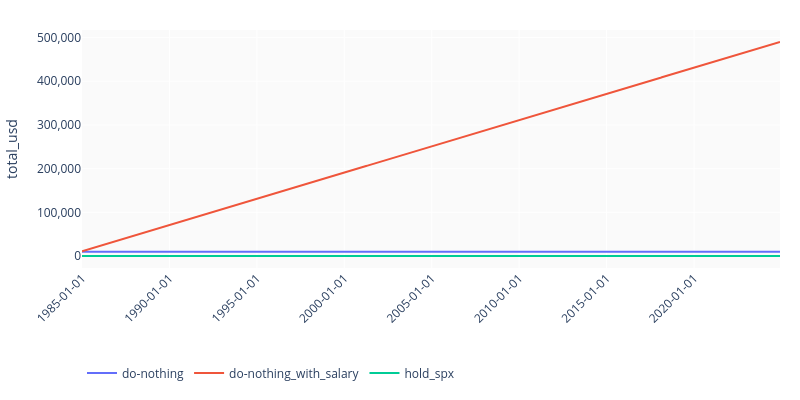
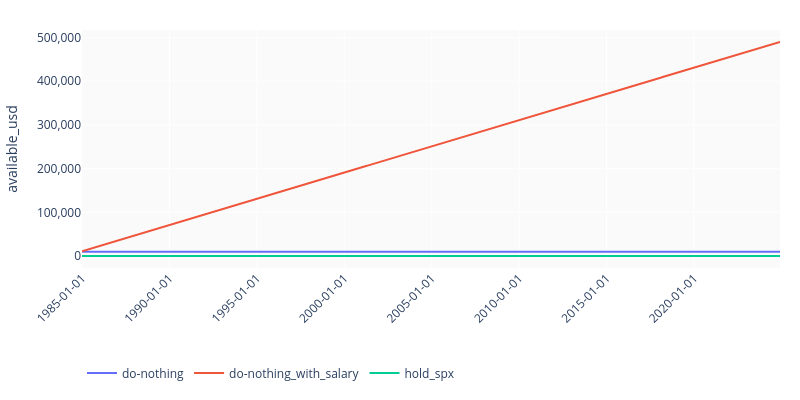
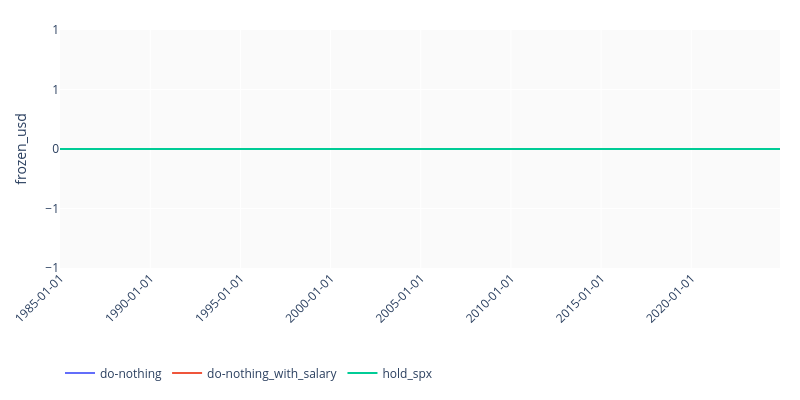

Notebook code for these charts, in order:
### Code cell
cash_frames = {}
for name, steps in outcomes.items():
    df = steps.copy()
    df["available_usd"] = df["balances"].apply(lambda b: float(b["USD"]))
    df["frozen_usd"] = df["frozen_usd"].fillna(0).astype(float)
    df["total_usd"] = df["available_usd"] + df["frozen_usd"]
    cash_frames[name] = df

plot_series(cash_frames, "total_usd", scale=Scale.LINEAR)
plot_series(cash_frames, "available_usd", scale=Scale.LINEAR)
plot_series(cash_frames, "frozen_usd", scale=Scale.LINEAR)

### Figure 1 — Plotly figure (JSON) as saved in the notebook; plotly's stock layout.template omitted (floating-point values rounded to 4 significant figures; data arrays with more than 128 entries replaced by an {"elided": "..."} marker saying what was removed)
{"data": [{"customdata": {"elided": "480 str values"}, "hovertemplate": "<b>do-nothing</b><br>total_usd: %{y:,.2f}%{customdata}<extra></extra>", "legend": "legend", "line": {"color": "#636EFA"}, "mode": "lines", "name": "do-nothing", "type": "scatter", "x": {"elided": "480 str values"}, "y": {"elided": "480 float values"}}, {"customdata": {"elided": "480 str values"}, "hovertemplate": "<b>do-nothing_with_salary</b><br>total_usd: %{y:,.2f}%{customdata}<extra></extra>", "legend": "legend", "line": {"color": "#EF553B"}, "mode": "lines", "name": "do-nothing_with_salary", "type": "scatter", "x": {"elided": "480 str values"}, "y": {"elided": "480 float values"}}, {"customdata": {"elided": "480 str values"}, "hovertemplate": "<b>hold_spx</b><br>total_usd: %{y:,.2f}%{customdata}<extra></extra>", "legend": "legend", "line": {"color": "#00CC96"}, "mode": "lines", "name": "hold_spx", "type": "scatter", "x": {"elided": "480 str values"}, "y": {"elided": "480 float values"}}], "layout": {"height": 400, "hovermode": "x unified", "legend": {"orientation": "h", "x": 0, "y": -0.38, "yanchor": "top"}, "margin": {"b": 100, "l": 60, "r": 20, "t": 30}, "paper_bgcolor": "#ffffff", "plot_bgcolor": "#fafafa", "width": 800, "xaxis": {"tickangle": -45, "tickformat": "%Y-%m-%d", "title": {}}, "yaxis": {"tickformat": ",.0f", "title": {"text": "total_usd"}, "type": "linear"}}}

### Figure 2 — Plotly figure (JSON) as saved in the notebook; plotly's stock layout.template omitted (floating-point values rounded to 4 significant figures; data arrays with more than 128 entries replaced by an {"elided": "..."} marker saying what was removed)
{"data": [{"customdata": {"elided": "480 str values"}, "hovertemplate": "<b>do-nothing</b><br>available_usd: %{y:,.2f}%{customdata}<extra></extra>", "legend": "legend", "line": {"color": "#636EFA"}, "mode": "lines", "name": "do-nothing", "type": "scatter", "x": {"elided": "480 str values"}, "y": {"elided": "480 float values"}}, {"customdata": {"elided": "480 str values"}, "hovertemplate": "<b>do-nothing_with_salary</b><br>available_usd: %{y:,.2f}%{customdata}<extra></extra>", "legend": "legend", "line": {"color": "#EF553B"}, "mode": "lines", "name": "do-nothing_with_salary", "type": "scatter", "x": {"elided": "480 str values"}, "y": {"elided": "480 float values"}}, {"customdata": {"elided": "480 str values"}, "hovertemplate": "<b>hold_spx</b><br>available_usd: %{y:,.2f}%{customdata}<extra></extra>", "legend": "legend", "line": {"color": "#00CC96"}, "mode": "lines", "name": "hold_spx", "type": "scatter", "x": {"elided": "480 str values"}, "y": {"elided": "480 float values"}}], "layout": {"height": 400, "hovermode": "x unified", "legend": {"orientation": "h", "x": 0, "y": -0.38, "yanchor": "top"}, "margin": {"b": 100, "l": 60, "r": 20, "t": 30}, "paper_bgcolor": "#ffffff", "plot_bgcolor": "#fafafa", "width": 800, "xaxis": {"tickangle": -45, "tickformat": "%Y-%m-%d", "title": {}}, "yaxis": {"tickformat": ",.0f", "title": {"text": "available_usd"}, "type": "linear"}}}

### Figure 3 — Plotly figure (JSON) as saved in the notebook; plotly's stock layout.template omitted (floating-point values rounded to 4 significant figures; data arrays with more than 128 entries replaced by an {"elided": "..."} marker saying what was removed)
{"data": [{"customdata": {"elided": "480 str values"}, "hovertemplate": "<b>do-nothing</b><br>frozen_usd: %{y:,.2f}%{customdata}<extra></extra>", "legend": "legend", "line": {"color": "#636EFA"}, "mode": "lines", "name": "do-nothing", "type": "scatter", "x": {"elided": "480 str values"}, "y": {"elided": "480 float values"}}, {"customdata": {"elided": "480 str values"}, "hovertemplate": "<b>do-nothing_with_salary</b><br>frozen_usd: %{y:,.2f}%{customdata}<extra></extra>", "legend": "legend", "line": {"color": "#EF553B"}, "mode": "lines", "name": "do-nothing_with_salary", "type": "scatter", "x": {"elided": "480 str values"}, "y": {"elided": "480 float values"}}, {"customdata": {"elided": "480 str values"}, "hovertemplate": "<b>hold_spx</b><br>frozen_usd: %{y:,.2f}%{customdata}<extra></extra>", "legend": "legend", "line": {"color": "#00CC96"}, "mode": "lines", "name": "hold_spx", "type": "scatter", "x": {"elided": "480 str values"}, "y": {"elided": "480 float values"}}], "layout": {"height": 400, "hovermode": "x unified", "legend": {"orientation": "h", "x": 0, "y": -0.38, "yanchor": "top"}, "margin": {"b": 100, "l": 60, "r": 20, "t": 30}, "paper_bgcolor": "#ffffff", "plot_bgcolor": "#fafafa", "width": 800, "xaxis": {"tickangle": -45, "tickformat": "%Y-%m-%d", "title": {}}, "yaxis": {"tickformat": ",.0f", "title": {"text": "frozen_usd"}, "type": "linear"}}}
